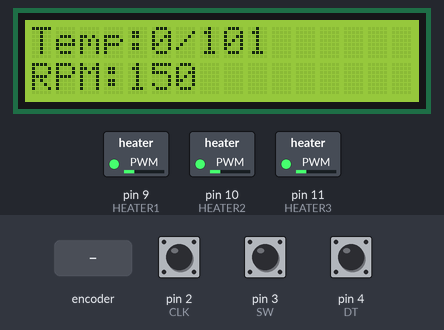
Bench run of a sketch on a simulated Arduino Uno, built with avr-gcc and run on an emulated ATmega328P. Parts: 16×2 character LCD, switched loads named in the sketch (green lamp = pin HIGH). The test bench sets the inputs (shaded band); at power-on: pin 3 (SW) HIGH, pin 2 (CLK) HIGH, pin 4 (DT) HIGH. Pins used as bus, display or sensor lines are not drawn; what the sketch prints to the serial monitor is not drawn.

Above: at 4.2 s.
4.3 s: pin 3 (SW) pulled LOW for 0.15 s
At 4.6 s:
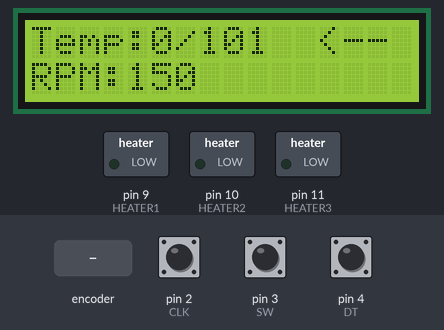
5.9 s: pin 3 (SW) pulled LOW for 1 s
At 7.0 s:
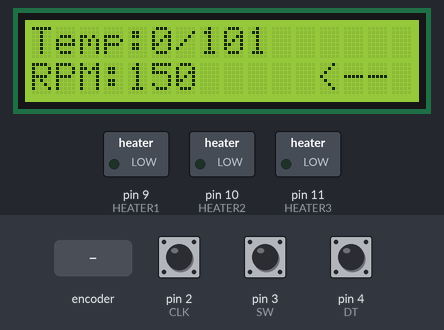
8.4 s: rotary encoder on pin 2 (CLK) / pin 4 (DT) turned 3 steps (first pin leading)
At 10.1 s:
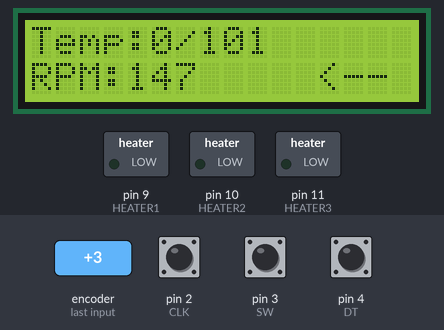
10.5 s: pin 3 (SW) pulled LOW for 0.15 s
At 10.8 s:
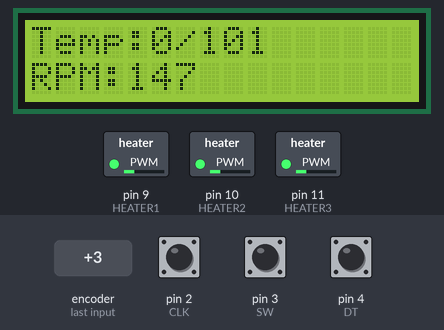
12.1 s: pin 3 (SW) pulled LOW for 3.2 s
At 12.9 s:
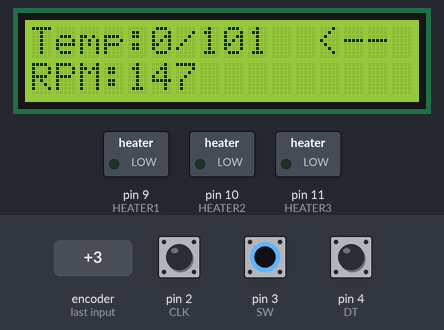
16.8 s: rotary encoder on pin 2 (CLK) / pin 4 (DT) turned 2 steps (second pin leading)
At 18.4 s:
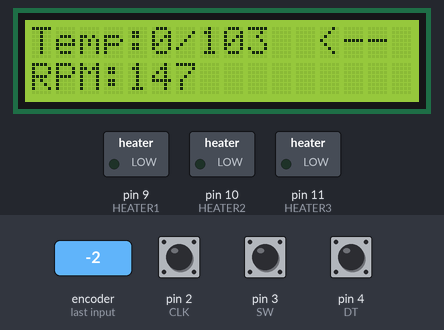
Timing chart, 0 to 19.7 s (numbered marks = the images above; inputs shaded):
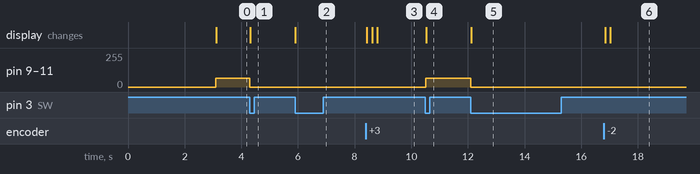

The sketch:

Extruder.ino
```cpp
//Including all defined libraries
#include "DC_Motor.h"
#include "LCD.h"
#include "RotaryEncoder.h"
#include "Heater.h"
#include "Thermocouple.h"

//Rotary encoder ISRs
void SW_ISR(void);
void CLK_ISR(void);

//Volatile variables to be modified inside ISRs
volatile bool op_flag = OPERATION;
volatile int st_flag = 0;

int act_temp = 0;                     //actual tempertaure to be read by thermocouple
volatile int temp = 101, rpm = 150;   //Output temperatue and RPM

void setup() {
  //Initializing all components
  LCD_Init();
  Encoder_Init(&SW_ISR,&CLK_ISR);
  Heater_Init();
  Motor_Init();
}

void loop() {
  //Displaying variables on LCD
  LCD_DisplayExactPosition(String(act_temp), 5, 0);
  LCD_Display("/");
  LCD_Display(String(temp));
  LCD_Display(" ");
  LCD_DisplayExactPosition(String(rpm), 4, 1);
  LCD_Display(" ");
  //Output only in operation mode
  if(op_flag==OPERATION)
  {
    Motor_Rotate(rpm);
    Heater(temp);
  }
  //Reading Temperature from thermocouple
  act_temp = ThermpocoupleRead();
  //Specifying place where user can edit temp and rpm
  if(op_flag==MODIFY)
  {
    if(st_flag==0)
    {
      LCD_DisplayExactPosition("<--",12,0);
    }
    else
    {
      LCD_DisplayExactPosition("   ",12,0);
      LCD_DisplayExactPosition("<--",12,1);
    }
  }
  else
    LCD_DisplayExactPosition("   ",12,1);
}

//ISR for SW pin (determine operation or modify mode)
void SW_ISR(void)
{
  Serial.println("Interrupt");
  if (op_flag == OPERATION)
  {
    //Disabling heaters and motor while modification
    Heater(0);
    Motor_Rotate(0);
    Serial.println("Switched to modify mode");
    op_flag = MODIFY;
  }
  else
  {
    if (st_flag == 1)
    {
      Serial.println("Switched to operation mode");
      op_flag = OPERATION;
      st_flag = 0;
    }
    else
      st_flag += 1;
  }
}
//ISR for CLK pin (determine which direction the encoder is rotating)
void CLK_ISR(void)
{
  static unsigned long lastInterruptTime = 0;
  unsigned long interruptTime = millis();

  // If interrupts come faster than 20ms, assume it's a bounce and ignore
  if (interruptTime - lastInterruptTime > 20) {
    if (Encoder_DT_value() == LOW)
    {
      Serial.println("Right Turn");
      if(st_flag==0 && op_flag==MODIFY)
        temp++;
      else if(st_flag==1)
        rpm++;
    }
    else {
      Serial.println("Left Turn");
      if(st_flag==0 && op_flag==MODIFY)
        temp--;
      else if(st_flag==1)
        rpm--;
    }
    //Updating lastinterrupt value
    lastInterruptTime = interruptTime;
    }
}
```

DC_Motor.cpp
```cpp
#include <Arduino.h>
#include "DC_Motor.h"

//Initialize motor pin as output
void Motor_Init(void)
{
  pinMode(DCM,OUTPUT);
}

//Output volatge according to input RPM
void Motor_Rotate(int rpm)
{
  analogWrite(DCM,((rpm/MAX_RPM)*255.0));
}
```

DC_Motor.h
```cpp
#ifndef DC_MOTOR_H_
#define DC_MOTOR_H_

#define DCM         6       //PWM pin for motor

#define MAX_RPM     200.0   //Max motor RPM

void Motor_Init(void);
void Motor_Rotate(int rpm);

#endif
```

Heater.cpp
```cpp
#include <Arduino.h>
#include "Heater.h"

//Initializng heater pins as output
void Heater_Init(void)
{
  pinMode(HEATER1,OUTPUT);
  pinMode(HEATER2,OUTPUT);
  pinMode(HEATER3,OUTPUT);
}

//Output volatge according to input temperature
void Heater(int temp)
{
  analogWrite(HEATER1,((temp/MAX_TEMP)*255.0));
  analogWrite(HEATER2,((temp/MAX_TEMP)*255.0));
  analogWrite(HEATER3,((temp/MAX_TEMP)*255.0));
}
```

Heater.h
```cpp
#ifndef HEATER_H_
#define HEATER_H_

//Heaters pins
#define HEATER1     9
#define HEATER2     10
#define HEATER3     11

#define MAX_TEMP    400.0   //Max heater temperature

void Heater_Init(void);
void Heater(int temp);

#endif
```

RotaryEncoder.cpp
```cpp
#include <Arduino.h>
#include "RotaryEncoder.h"

//Initializing Pins as input pullup and CLK,SW pins as interrupts
void Encoder_Init(void (*CallBackFuncSW)(void),void (*CallBackFuncCLK)(void))
{
  pinMode(CLK, INPUT_PULLUP);
  pinMode(DT, INPUT_PULLUP);
  pinMode(SW, INPUT_PULLUP);

  Serial.begin(9600);
  Serial.println("Initializing code ...");
  Serial.println("******************************");
  attachInterrupt(digitalPinToInterrupt(SW), CallBackFuncSW, FALLING);
  attachInterrupt(digitalPinToInterrupt(CLK), CallBackFuncCLK, FALLING);
}

int Encoder_DT_value()
{
  return digitalRead(DT);
}
```

RotaryEncoder.h
```cpp
#ifndef ROTARYENCODER_H_
#define ROTARYENCODER_H_

//Modes of operation
#define OPERATION   0
#define MODIFY      1

//Encoder Pins
#define SW          3
#define DT          4
#define CLK         2

void Encoder_Init(void (*CallBackFuncSW)(void),void (*CallBackFuncCLK)(void));
int Encoder_DT_value();

#endif
```

Thermocouple.cpp
```cpp
#include <Arduino.h>
#include "Thermocouple.h"

int ThermpocoupleRead(void)
{
  return 0;
}
```

Thermocouple.h
```cpp
#ifndef THERMOCOUPLE_H_
#define THERMOCOUPLE_H_

int ThermpocoupleRead(void);

#endif
```

LCD.cpp
```cpp
#include <Arduino.h>
#include "LCD.h"

#include <Wire.h>
#include <LiquidCrystal_I2C.h>

LiquidCrystal_I2C lcd(0x27,16,2);  // set the LCD address to 0x27 for a 16 chars and 2 line display

//Initializing LCD and printing welcome string
void LCD_Init(void)
{
  lcd.init();
  lcd.backlight();
  lcd.setCursor(3,0);
  lcd.print("Welcome to");
  lcd.setCursor(4,1);
  lcd.print("Extruder");
  delay(WELCOME_DELAY);
  lcd.clear();
  lcd.print("Temp:");
  lcd.setCursor(0,1);
  lcd.print("RPM:");
}
//Function to display string at exact position
void LCD_DisplayExactPosition(const String string,int x,int y)
{
  lcd.setCursor(x,y);
  lcd.print(string);
}

//Function to display string
void LCD_Display(const String string)
{
  lcd.print(string);
}
```

LCD.h
```cpp
#ifndef LCD_H_
#define LCD_H_

#define WELCOME_DELAY     3000    //Delay for welcome string at the startup

void LCD_Init(void);
void LCD_Display(const String string);
void LCD_DisplayExactPosition(const String string,int x,int y);

#endif
```

Measured:
- after the input at 4.3 s, pin 9 (HEATER1), pin 10 (HEATER2), pin 11 (HEATER3): 64/255 → 0/255 at once; the display: changes at once (image 1)
- after the input at 5.9 s, the display: changes at once (image 2)
- after the input at 8.4 s, the display: first changes at once (image 3 shows a later state)
- after the input at 10.5 s, pin 9 (HEATER1), pin 10 (HEATER2), pin 11 (HEATER3): 0/255 → 64/255 at once; the display: changes at once (image 4)
- after the input at 12.1 s, pin 9 (HEATER1), pin 10 (HEATER2), pin 11 (HEATER3): 64/255 → 0/255 at once; the display: changes at once (image 5)
- after the input at 16.8 s, the display: first changes at once (image 6 shows a later state)
